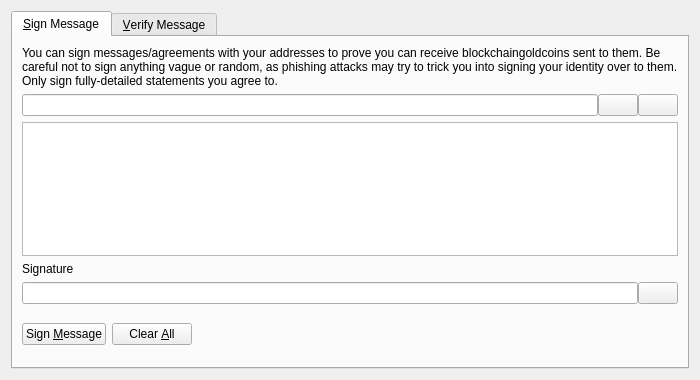
<?xml version="1.0" encoding="UTF-8"?>
<ui version="4.0">
 <class>SignVerifyMessageDialog</class>
 <widget class="QDialog" name="SignVerifyMessageDialog">
  <property name="geometry">
   <rect>
    <x>0</x>
    <y>0</y>
    <width>700</width>
    <height>380</height>
   </rect>
  </property>
  <property name="windowTitle">
   <string>Signatures - Sign / Verify a Message</string>
  </property>
  <property name="modal">
   <bool>true</bool>
  </property>
  <layout class="QVBoxLayout" name="verticalLayout">
   <item>
    <widget class="QTabWidget" name="tabWidget">
     <property name="currentIndex">
      <number>0</number>
     </property>
     <widget class="QWidget" name="tabSignMessage">
      <attribute name="title">
       <string>&amp;Sign Message</string>
      </attribute>
      <layout class="QVBoxLayout" name="verticalLayout_SM">
       <item>
        <widget class="QLabel" name="infoLabel_SM">
         <property name="text">
          <string>You can sign messages/agreements with your addresses to prove you can receive blockchaingoldcoins sent to them. Be careful not to sign anything vague or random, as phishing attacks may try to trick you into signing your identity over to them. Only sign fully-detailed statements you agree to.</string>
         </property>
         <property name="textFormat">
          <enum>Qt::PlainText</enum>
         </property>
         <property name="wordWrap">
          <bool>true</bool>
         </property>
        </widget>
       </item>
       <item>
        <layout class="QHBoxLayout" name="horizontalLayout_1_SM">
         <property name="spacing">
          <number>0</number>
         </property>
         <item>
          <widget class="QValidatedLineEdit" name="addressIn_SM">
           <property name="toolTip">
            <string>The Blockchaingoldcoin address to sign the message with</string>
           </property>
          </widget>
         </item>
         <item>
          <widget class="QPushButton" name="addressBookButton_SM">
           <property name="toolTip">
            <string>Choose previously used address</string>
           </property>
           <property name="text">
            <string/>
           </property>
           <property name="icon">
            <iconset resource="../bitcoin.qrc">
             <normaloff>:/icons/address-book</normaloff>:/icons/address-book</iconset>
           </property>
           <property name="shortcut">
            <string>Alt+A</string>
           </property>
           <property name="autoDefault">
            <bool>false</bool>
           </property>
          </widget>
         </item>
         <item>
          <widget class="QPushButton" name="pasteButton_SM">
           <property name="toolTip">
            <string>Paste address from clipboard</string>
           </property>
           <property name="text">
            <string/>
           </property>
           <property name="icon">
            <iconset resource="../bitcoin.qrc">
             <normaloff>:/icons/editpaste</normaloff>:/icons/editpaste</iconset>
           </property>
           <property name="shortcut">
            <string>Alt+P</string>
           </property>
           <property name="autoDefault">
            <bool>false</bool>
           </property>
          </widget>
         </item>
        </layout>
       </item>
       <item>
        <widget class="QPlainTextEdit" name="messageIn_SM">
         <property name="toolTip">
          <string>Enter the message you want to sign here</string>
         </property>
        </widget>
       </item>
       <item>
        <widget class="QLabel" name="signatureLabel_SM">
         <property name="text">
          <string>Signature</string>
         </property>
         <property name="textFormat">
          <enum>Qt::PlainText</enum>
         </property>
        </widget>
       </item>
       <item>
        <layout class="QHBoxLayout" name="horizontalLayout_2_SM">
         <property name="spacing">
          <number>0</number>
         </property>
         <item>
          <widget class="QLineEdit" name="signatureOut_SM">
           <property name="font">
            <font>
             <italic>true</italic>
            </font>
           </property>
           <property name="readOnly">
            <bool>true</bool>
           </property>
          </widget>
         </item>
         <item>
          <widget class="QPushButton" name="copySignatureButton_SM">
           <property name="toolTip">
            <string>Copy the current signature to the system clipboard</string>
           </property>
           <property name="text">
            <string/>
           </property>
           <property name="icon">
            <iconset resource="../bitcoin.qrc">
             <normaloff>:/icons/editcopy</normaloff>:/icons/editcopy</iconset>
           </property>
           <property name="autoDefault">
            <bool>false</bool>
           </property>
          </widget>
         </item>
        </layout>
       </item>
       <item>
        <layout class="QHBoxLayout" name="horizontalLayout_3_SM">
         <item>
          <widget class="QPushButton" name="signMessageButton_SM">
           <property name="toolTip">
            <string>Sign the message to prove you own this Blockchaingoldcoin address</string>
           </property>
           <property name="text">
            <string>Sign &amp;Message</string>
           </property>
           <property name="icon">
            <iconset resource="../bitcoin.qrc">
             <normaloff>:/icons/edit</normaloff>:/icons/edit</iconset>
           </property>
           <property name="autoDefault">
            <bool>false</bool>
           </property>
          </widget>
         </item>
         <item>
          <widget class="QPushButton" name="clearButton_SM">
           <property name="toolTip">
            <string>Reset all sign message fields</string>
           </property>
           <property name="text">
            <string>Clear &amp;All</string>
           </property>
           <property name="icon">
            <iconset resource="../bitcoin.qrc">
             <normaloff>:/icons/remove</normaloff>:/icons/remove</iconset>
           </property>
           <property name="autoDefault">
            <bool>false</bool>
           </property>
          </widget>
         </item>
         <item>
          <spacer name="horizontalSpacer_1_SM">
           <property name="orientation">
            <enum>Qt::Horizontal</enum>
           </property>
           <property name="sizeHint" stdset="0">
            <size>
             <width>40</width>
             <height>48</height>
            </size>
           </property>
          </spacer>
         </item>
         <item>
          <widget class="QLabel" name="statusLabel_SM">
           <property name="font">
            <font>
             <weight>75</weight>
             <bold>true</bold>
            </font>
           </property>
           <property name="text">
            <string/>
           </property>
           <property name="wordWrap">
            <bool>true</bool>
           </property>
          </widget>
         </item>
         <item>
          <spacer name="horizontalSpacer_2_SM">
           <property name="orientation">
            <enum>Qt::Horizontal</enum>
           </property>
           <property name="sizeHint" stdset="0">
            <size>
             <width>40</width>
             <height>48</height>
            </size>
           </property>
          </spacer>
         </item>
        </layout>
       </item>
      </layout>
     </widget>
     <widget class="QWidget" name="tabVerifyMessage">
      <attribute name="title">
       <string>&amp;Verify Message</string>
      </attribute>
      <layout class="QVBoxLayout" name="verticalLayout_VM">
       <item>
        <widget class="QLabel" name="infoLabel_VM">
         <property name="text">
          <string>Enter the receiver's address, message (ensure you copy line breaks, spaces, tabs, etc. exactly) and signature below to verify the message. Be careful not to read more into the signature than what is in the signed message itself, to avoid being tricked by a man-in-the-middle attack. Note that this only proves the signing party receives with the address, it cannot prove sendership of any transaction!</string>
         </property>
         <property name="textFormat">
          <enum>Qt::PlainText</enum>
         </property>
         <property name="alignment">
          <set>Qt::AlignLeading|Qt::AlignLeft|Qt::AlignTop</set>
         </property>
         <property name="wordWrap">
          <bool>true</bool>
         </property>
        </widget>
       </item>
       <item>
        <layout class="QHBoxLayout" name="horizontalLayout_1_VM">
         <property name="spacing">
          <number>0</number>
         </property>
         <item>
          <widget class="QValidatedLineEdit" name="addressIn_VM">
           <property name="toolTip">
            <string>The Blockchaingoldcoin address the message was signed with</string>
           </property>
          </widget>
         </item>
         <item>
          <widget class="QPushButton" name="addressBookButton_VM">
           <property name="toolTip">
            <string>Choose previously used address</string>
           </property>
           <property name="text">
            <string/>
           </property>
           <property name="icon">
            <iconset resource="../bitcoin.qrc">
             <normaloff>:/icons/address-book</normaloff>:/icons/address-book</iconset>
           </property>
           <property name="shortcut">
            <string>Alt+A</string>
           </property>
           <property name="autoDefault">
            <bool>false</bool>
           </property>
          </widget>
         </item>
        </layout>
       </item>
       <item>
        <widget class="QPlainTextEdit" name="messageIn_VM"/>
       </item>
       <item>
        <widget class="QValidatedLineEdit" name="signatureIn_VM"/>
       </item>
       <item>
        <layout class="QHBoxLayout" name="horizontalLayout_2_VM">
         <item>
          <widget class="QPushButton" name="verifyMessageButton_VM">
           <property name="toolTip">
            <string>Verify the message to ensure it was signed with the specified Blockchaingoldcoin address</string>
           </property>
           <property name="text">
            <string>Verify &amp;Message</string>
           </property>
           <property name="icon">
            <iconset resource="../bitcoin.qrc">
             <normaloff>:/icons/transaction_0</normaloff>:/icons/transaction_0</iconset>
           </property>
           <property name="autoDefault">
            <bool>false</bool>
           </property>
          </widget>
         </item>
         <item>
          <widget class="QPushButton" name="clearButton_VM">
           <property name="toolTip">
            <string>Reset all verify message fields</string>
           </property>
           <property name="text">
            <string>Clear &amp;All</string>
           </property>
           <property name="icon">
            <iconset resource="../bitcoin.qrc">
             <normaloff>:/icons/remove</normaloff>:/icons/remove</iconset>
           </property>
           <property name="autoDefault">
            <bool>false</bool>
           </property>
          </widget>
         </item>
         <item>
          <spacer name="horizontalSpacer_1_VM">
           <property name="orientation">
            <enum>Qt::Horizontal</enum>
           </property>
           <property name="sizeHint" stdset="0">
            <size>
             <width>40</width>
             <height>48</height>
            </size>
           </property>
          </spacer>
         </item>
         <item>
          <widget class="QLabel" name="statusLabel_VM">
           <property name="font">
            <font>
             <weight>75</weight>
             <bold>true</bold>
            </font>
           </property>
           <property name="text">
            <string/>
           </property>
           <property name="wordWrap">
            <bool>true</bool>
           </property>
          </widget>
         </item>
         <item>
          <spacer name="horizontalSpacer_2_VM">
           <property name="orientation">
            <enum>Qt::Horizontal</enum>
           </property>
           <property name="sizeHint" stdset="0">
            <size>
             <width>40</width>
             <height>48</height>
            </size>
           </property>
          </spacer>
         </item>
        </layout>
       </item>
      </layout>
     </widget>
    </widget>
   </item>
  </layout>
 </widget>
 <customwidgets>
  <customwidget>
   <class>QValidatedLineEdit</class>
   <extends>QLineEdit</extends>
   <header>qvalidatedlineedit.h</header>
  </customwidget>
 </customwidgets>
 <resources>
  <include location="../bitcoin.qrc"/>
 </resources>
 <connections/>
</ui>
